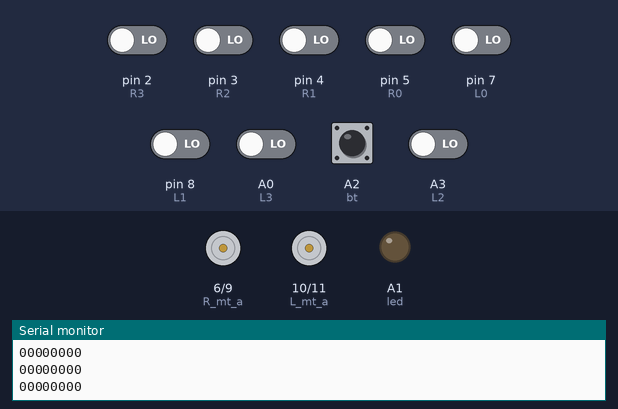
Recording of a sketch running on a simulated Arduino Uno, built with avr-gcc and run on an emulated ATmega328P. Parts: motor-driver pin pairs drawn as motors (green arrow = first pin HIGH = forward, orange = second pin HIGH = backward, longer = more drive), output pins drawn as LEDs (lit = HIGH), the last lines printed to the serial monitor. Inputs (shaded band) come from the test bench; at power-on: A2 (bt) HIGH, A0 (L3), A3 (L2), pin 2 (R3), pin 3 (R2), pin 4 (R1), pin 5 (R0), pin 7 (L0), pin 8 (L1) LOW.

Above: at 0.8 s.
0.9 s: A2 (bt) pulled LOW for 0.15 s
At 3.9 s:
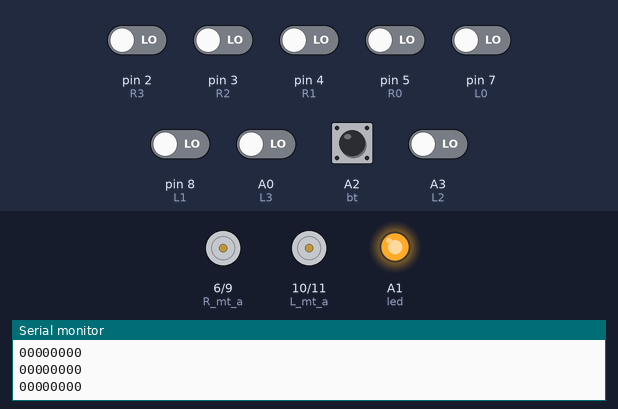
4.0 s: A0 (L3) driven HIGH
At 6.4 s:
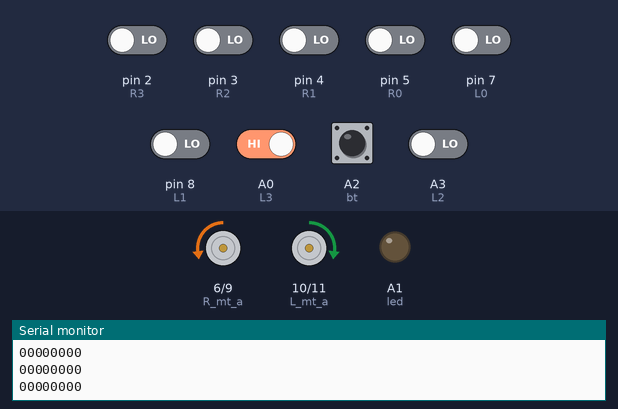
7.0 s: pin 5 (R0) driven HIGH
At 9.2 s:
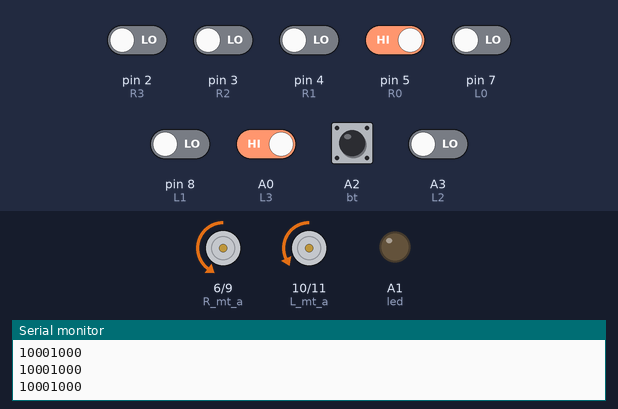
9.6 s: pin 5 (R0) driven LOW
At 9.9 s:
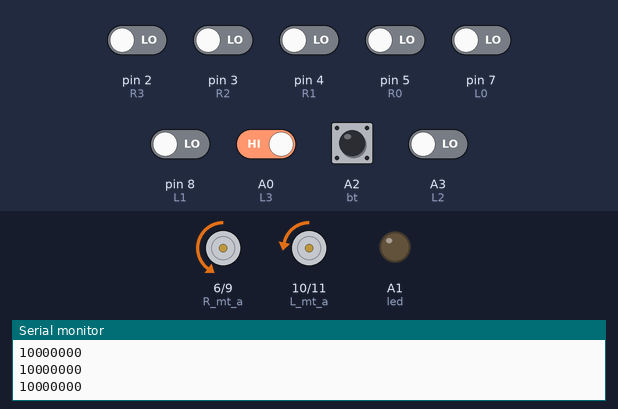
11.1 s: A0 (L3) driven LOW
At 11.22 s:
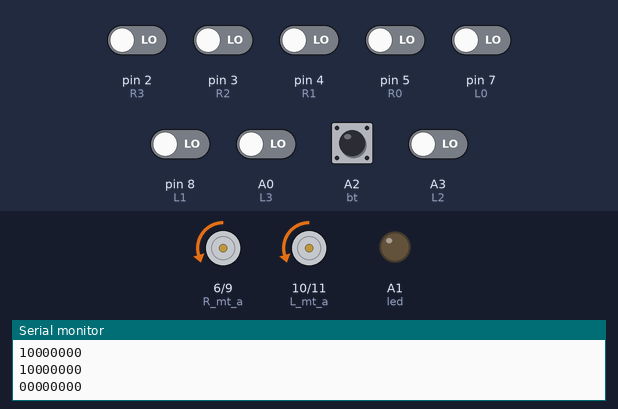
Timing chart, 0 to 16.3 s (numbered marks = the images above; inputs shaded):
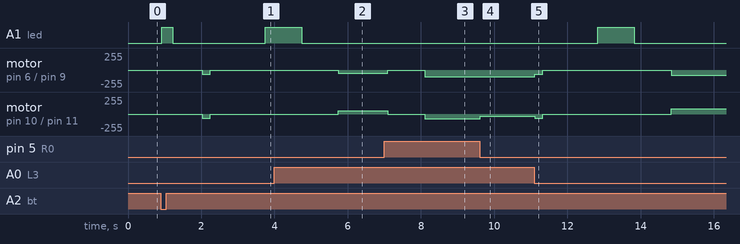

Measured:
- after the input at 0.9 s, A1 (led): LOW → HIGH at once, → LOW 0.30 s later, → HIGH 2.5 s later; motor on pin 6 (R_mt_a) / pin 9 (R_mt_b), motor on pin 10 (L_mt_a) / pin 11 (L_mt_b): stopped → backward 60/255 after 1.1 s, → stopped 0.22 s later
- after the input at 4.0 s, motor on pin 6 (R_mt_a) / pin 9 (R_mt_b): stopped → backward 50/255 after 1.7 s; motor on pin 10 (L_mt_a) / pin 11 (L_mt_b): stopped → forward 50/255 after 1.7 s
- after the input at 7.0 s, motor on pin 6 (R_mt_a) / pin 9 (R_mt_b): backward 50/255 → stopped after 0.10 s, → backward 100/255 1.0 s later; motor on pin 10 (L_mt_a) / pin 11 (L_mt_b): forward 50/255 → stopped after 0.10 s, → backward 70/255 1.0 s later
- after the input at 9.6 s, motor on pin 10 (L_mt_a) / pin 11 (L_mt_b): backward 70/255 → backward 30/255 at once
- after the input at 11.1 s, A1 (led): LOW → HIGH after 1.7 s, → LOW 1.0 s later; motor on pin 6 (R_mt_a) / pin 9 (R_mt_b): backward 100/255 → backward 60/255 at once, → stopped 0.22 s later, → backward 80/255 3.5 s later

The sketch:

projeKodu.ino
```cpp
 int led=A1,bt=A2;
int R_mt_b=9;
int R_mt_a=6;
int L_mt_a=10;
int L_mt_b=11;
int bt_s=1;
int yon=0;
int L3=A0;
int L2=A3;
int L1=8;
int L0=7;
int R0=5;
int R1=4;
int R2=3;
int R3=2;
int e=0,sayac=0;
int PD,P,D,e0,d_e;
int kp=10,kd=5;
int hiz1=0,hiz2=0;
int base_L=100,base_R=100;
char kavsak;
#define bekle 1000
void sensor_oku(){
  e0=e;
  e=0;
  sayac=0;
  if(digitalRead(L3)==1){Serial.print(1);sayac++;e=e-7;}
  else Serial.print(0);
  if(digitalRead(L2)==1){Serial.print(1);sayac++;e=e-5;}
  else Serial.print(0);
  if(digitalRead(L1)==1){Serial.print(1);sayac++;e=e-3;}
  else Serial.print(0);
  if(digitalRead(L0)==1){Serial.print(1);sayac++;e=e-1;}
  else Serial.print(0);
  if(digitalRead(R0)==1){Serial.print(1);sayac++;e=e+1;}
  else Serial.print(0);
  if(digitalRead(R1)==1){Serial.print(1);sayac++;e=e+3;}
  else Serial.print(0);
  if(digitalRead(R2)==1){Serial.print(1);sayac++;e=e+5;}
  else Serial.print(0);
  if(digitalRead(R3)==1){Serial.println(1);sayac++;e=e+7;}
  else Serial.println(0);
  if(sayac>0) e=e/sayac;
  else e=0;
  //else if(e0<0) e=-9;
  //else e=9;
  P=e*kp;
  d_e=e0-e;
  D=d_e*kd;
  PD=P+D;

}

void motor(int h1, int h2){
 if(h1>0){
    digitalWrite(L_mt_a,0);analogWrite(L_mt_b,h1);
  }
 else{
    digitalWrite(L_mt_b,0);analogWrite(L_mt_a,abs(h1));
  }
 if(h2>0){
    digitalWrite(R_mt_a,0);analogWrite(R_mt_b,h2);
  }
 else{
    digitalWrite(R_mt_b,0);analogWrite(R_mt_a,abs(h2));
  }

}

void ses(int gl){
  for(int i=0;i<gl;i++){
    digitalWrite(led,1);delay(300); digitalWrite(led,0);delay(300);
    }

  }
void azgit(){
  motor(60,60);delay(220); motor(0,0);delay(1500);
  }
void ileri(){
  motor(60,60);delay(200); motor(0,0);delay(bekle);
  }
 void geri(){
  soladon();
  }
void sagadon(){
  motor(80,-80);
  while(digitalRead(R3)==0);
  motor(50,-50);
  while(digitalRead(L0)==0);
  delay(100);
  motor(0,0);delay(bekle);
  }
void soladon(){
  motor(-80,80);
  while(digitalRead(L3)==0);
  motor(-50,50);
  while(digitalRead(R0)==0);
  delay(100);
  motor(0,0);delay(bekle);
  }
void soltakip(){
  if(kavsak=='c' ||kavsak=='t'||kavsak=='l') soladon();
  else if(kavsak=='r') ileri();
  else if(kavsak=='x') geri();
  }

void setup() {
  Serial.begin(9600);
pinMode(led,OUTPUT);
pinMode(L_mt_a,OUTPUT);pinMode(L_mt_b,OUTPUT);pinMode(R_mt_a,OUTPUT);pinMode(R_mt_b,OUTPUT);
pinMode(L3,INPUT);pinMode(L2,INPUT);pinMode(L1,INPUT);pinMode(L0,INPUT);pinMode(R3,INPUT);pinMode(R2,INPUT);pinMode(R1,INPUT);pinMode(R0,INPUT);
pinMode(bt,INPUT_PULLUP);

bt_s=digitalRead(bt);
while(bt_s==1){bt_s=digitalRead(bt); sensor_oku();}
for(int i=0;i<1;i++){
  digitalWrite(led,1);delay(300);
  digitalWrite(led,0);delay(300);
  }
delay(500);
}

void loop() {
//motor(150,100);while(1);
sensor_oku();

if(sayac>5){
    azgit();
    sensor_oku();
    if(sayac==0) {ses(4); kavsak='t';}
    else {kavsak='c';ses(1);}
    delay(bekle);
    soltakip();
 }
else if(sayac>3) {
    azgit();
    yon=e;
    sensor_oku();
    if(sayac==0) {
      if (yon<0) soladon();
      else if (yon>0)sagadon();
      }
     else{
      if (yon<0) {kavsak='l';ses(3);}
      else if (yon>0) {ses(2);kavsak='r';}
     }
//while(digitalRead(bt));
delay(bekle);
soltakip();

}

else if(sayac==0){
  azgit();
  sensor_oku();kavsak='x';
  if(sayac==0) {digitalWrite(led,1);delay(1000);digitalWrite(led,0);
  //while(digitalRead(bt));
  delay(bekle);
  soltakip();

  }}
//Serial.print("Sol:");Serial.print(100+PD);
//Serial.print("  Sag:");Serial.println(110-PD);
if(PD<0){hiz1=base_L+PD;hiz2=base_R;}
else {hiz1=base_L;hiz2=base_R-PD;}
if(hiz1>255) hiz1=255;
if(hiz2>255) hiz2=255;
if(hiz1<-55) hiz1=-255;
if(hiz2<-55) hiz2=-255;


motor(hiz1,hiz2);
//delay(200);

}
```
